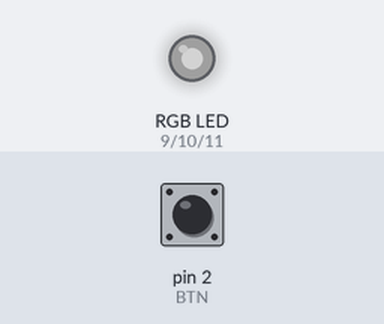
Bench run of a sketch on a simulated Arduino Uno, built with avr-gcc and run on an emulated ATmega328P. On the bench: an RGB LED mixed from three pins (HIGH = lit). Inputs (shaded band) come from the test bench; at power-on: pin 2 (BTN) HIGH. Dim RGB values are drawn brighter than linear.

Above: at 1.2 s.
1.3 s: pin 2 (BTN) pulled LOW for 0.15 s
At 2.1 s:
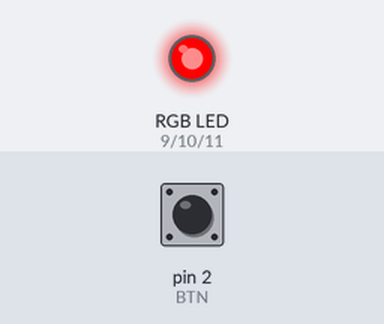
2.9 s: pin 2 (BTN) pulled LOW for 1 s
At 3.3 s:
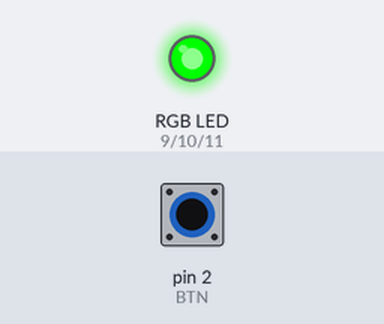
5.4 s: pin 2 (BTN) pulled LOW for 0.15 s
At 6.4 s:
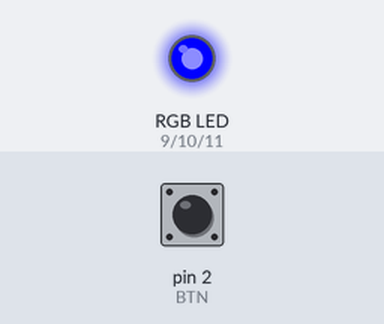
7.0 s: pin 2 (BTN) pulled LOW for 3.2 s
At 7.6 s:
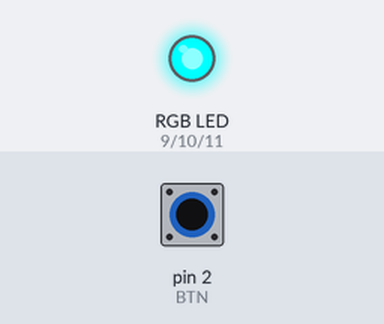
11.7 s: pin 2 (BTN) pulled LOW for 0.15 s
At 12.4 s:
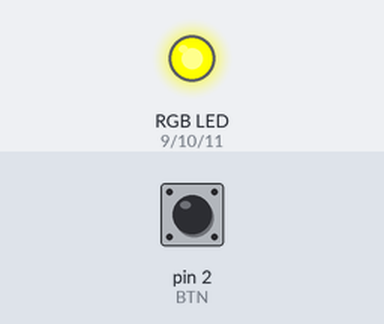
13.3 s: pin 2 (BTN) pulled LOW for 1 s
At 14.8 s:
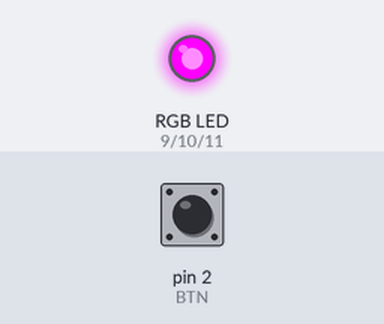
Timing chart, 0 to 16.3 s (numbered marks = the images above; inputs shaded):
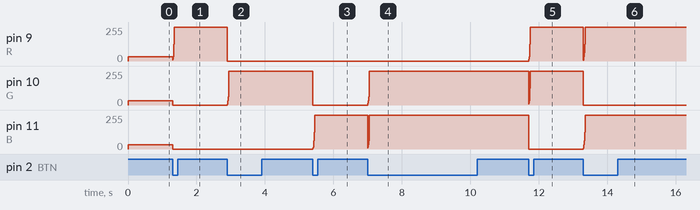

Measured:
- after the input at 1.3 s, pin 9 (R): 31/255 → 255/255 at once; pin 10 (G), pin 11 (B): 31/255 → 0/255 at once
- after the input at 2.9 s, pin 9 (R): 255/255 → 0/255 at once; pin 10 (G): 0/255 → 255/255 at once
- after the input at 5.4 s, pin 10 (G): 255/255 → 0/255 at once; pin 11 (B): 0/255 → 255/255 at once
- after the input at 7.0 s, pin 10 (G): 0/255 → 255/255 at once
- after the input at 11.7 s, pin 9 (R): 0/255 → 255/255 at once; pin 11 (B): 255/255 → 0/255 at once
- after the input at 13.3 s, pin 10 (G): 255/255 → 0/255 at once; pin 11 (B): 0/255 → 255/255 at once

The sketch:

main.ino
```cpp
/* Code written by MadKamel, the astounding computer jockey.

		This code will control a little RGB light with a button. Simple. I hope to also expand functionality with an
	IR remote control later on, once I figure out how it works.

		This project uses:

			*Arduino UNO R3
			*Breadboard, Wires, Doohickeys
			*220 Ohm Resistor
			*10K Ohm Resistor
			*4-pin Contact Push Button
			*Common Cathode RGB LED (May have used the wrong word; it has a common ground pin)
			*Maybe some Capacitors later on (Spoiler alert: no capacitors used)
			*IR Signal Reciever

		Here's some code:
*/
// TODO: get a 10K ohm resistor and fix the button lmao
// TODO: figure out how to get the IR receiver to work
// TODO: figure out how to fix button jitter... capacitors?

int R = 9;				// pin for RGB LED's red input
int G = 10;				// pin for RGB LED's green input
int B = 11;				// pin for RGB LED's blue input
int BTN = 2;				// pin for button
int BRIGHTNESS = 8;			// this variable tracks the actual number by which to reduce brightness.
bool EXPECTED_BTN_STATE = false;	// this variable tracks the current state of the button, whether it be up or down.
int COLOUR = 0;				// this variable tracks the current colour

void setup() {
	pinMode(R, OUTPUT);
	pinMode(G, OUTPUT);
	pinMode(B, OUTPUT);
	pinMode(BTN, INPUT);
	setcolour(0);
}

//this code is kind of hard to digest, let me break it down:
bool keypress() {
	if(digitalRead(BTN) == LOW) {			//if button pressed,
		if(EXPECTED_BTN_STATE) {		//and if the button was pressed earlier, then
			return false;			//just ignore it.
		}
		else {					//if it was just pressed now, then
			EXPECTED_BTN_STATE = true;	//remember that it was pressed
			return true;			//and act, because it was just pressed.
		}
	}
	else {						//if the button is not pressed, then
	EXPECTED_BTN_STATE = false;			//remember that it was not pressed
		return false;				//and ignore it.
	}
}

//this sets the brightness, for an upcoming remote control feature i'll add in.
void setbrightness(int brightness) {
	switch(brightness) {
		case 0:
			BRIGHTNESS = 32;
		break;
		case 1:
			BRIGHTNESS = 16;
		break;
		case 2:
			BRIGHTNESS = 8;
		break;
		case 3:
			BRIGHTNESS = 4;
		break;
		case 4:
			BRIGHTNESS = 2;
		break;
		case 5:
			BRIGHTNESS = 1;
		break;
	}
}

//sets the colour. there are 10 to choose from:
//0: white
//1: red
//2: green
//3: blue
//4: cyan
//5: yellow(ish)
//6: magenta(ish)
//7: orange
//8: turquoise (actually good colour)
//9: bluey white (white, but it has more blue)
void setcolour(int colour) {
	switch(colour) {
		case 0: // white
			analogWrite(R, 255/BRIGHTNESS);
			analogWrite(G, 255/BRIGHTNESS);
			analogWrite(B, 255/BRIGHTNESS);
		break;
		case 1: // red
			analogWrite(R, 255/BRIGHTNESS);
			analogWrite(G, 0/BRIGHTNESS);
			analogWrite(B, 0/BRIGHTNESS);
		break;
		case 2: // green
			analogWrite(R, 0/BRIGHTNESS);
			analogWrite(G, 255/BRIGHTNESS);
			analogWrite(B, 0/BRIGHTNESS);
		break;
		case 3: // blue
			analogWrite(R, 0/BRIGHTNESS);
			analogWrite(G, 0/BRIGHTNESS);
			analogWrite(B, 255/BRIGHTNESS);
		break;
		case 4: // cyan
			analogWrite(R, 0/BRIGHTNESS);
			analogWrite(G, 255/BRIGHTNESS);
			analogWrite(B, 255/BRIGHTNESS);
		break;
		case 5: // yellow(ish)
			analogWrite(R, 255/BRIGHTNESS);
			analogWrite(G, 255/BRIGHTNESS);
			analogWrite(B, 0/BRIGHTNESS);
		break;
		case 6: // magenta(ish)
			analogWrite(R, 255/BRIGHTNESS);
			analogWrite(G, 0/BRIGHTNESS);
			analogWrite(B, 255/BRIGHTNESS);
		break;
		case 7: // orange
			analogWrite(R, 255/BRIGHTNESS);
			analogWrite(G, 80/BRIGHTNESS);
			analogWrite(B, 0/BRIGHTNESS);
		break;
		case 8: // turquoise
			analogWrite(R, 0/BRIGHTNESS);
			analogWrite(G, 80/BRIGHTNESS);
			analogWrite(B, 255/BRIGHTNESS);
		break;
		case 9: // bluey white
			analogWrite(R, 127/BRIGHTNESS);
			analogWrite(G, 127/BRIGHTNESS);
			analogWrite(B, 255/BRIGHTNESS);
		break;
		default:
			COLOUR = COLOUR + 1;
			if(COLOUR == 10) {
				COLOUR = 0;
			}
			setcolour(COLOUR);
		break;
	}
}

//this function smoothly brings up a colour.
//really only one downside to speak of- it cannot be configured to change brightness.
void flashcolour(int relative_delay, int main_delay, int colour, bool exit_flash) {
	setbrightness(0);
	setcolour(colour);
	delay(relative_delay);
	setbrightness(1);
	setcolour(colour);
	delay(relative_delay);
	setbrightness(2);
	setcolour(colour);
	delay(relative_delay);
	setbrightness(3);
	setcolour(colour);
	delay(relative_delay);
	setbrightness(4);
	setcolour(colour);
	delay(relative_delay);
	setbrightness(5);
	setcolour(colour);

	if(exit_flash) { // only run if the flash will not fade away.
		delay(main_delay);
		setbrightness(4);
		setcolour(colour);
		delay(relative_delay);
		setbrightness(3);
		setcolour(colour);
		delay(relative_delay);
		setbrightness(2);
		setcolour(colour);
		delay(relative_delay);
		setbrightness(1);
		setcolour(colour);
		delay(relative_delay);
		setbrightness(0);
		setcolour(colour);
		delay(relative_delay);
		setbrightness(0);
		setcolour(colour);
	}
}

//this is the mainloop function.
//current configuration: wait for the button to get pressed, then change colour.
void loop() {						// upon iterating mainloop-
	if(keypress()) {				// if button is pressed once
		setcolour(10);				// get the next colour (colour 10 cycles to the next one)
		flashcolour(10, 1000, COLOUR, false);	// display the current colour
		delay(100);				// wait a bit in case the button jitters.
	}
}
```
